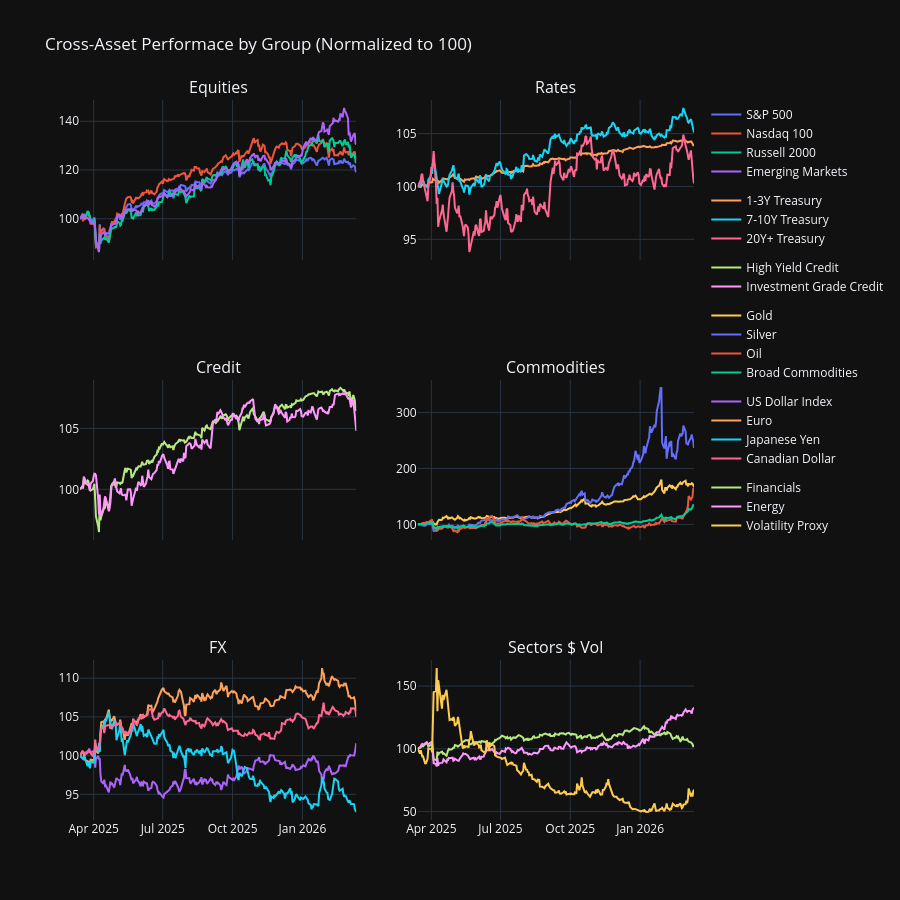

The code cell stored with this chart in its notebook:
### Code cell
#Grouping assets for cleaner charts
groups = {
    'Equities': ['SPY', 'QQQ', 'IWM', 'EEM'],
    'Rates': ['SHY', 'IEF', 'TLT'],
    'Credit': ['HYG', 'LQD'],
    'Commodities': ['GLD', 'SLV', 'USO', 'PDBC'],
    'FX': ['UUP', 'FXE', 'FXY', 'FXC'],
    'Sectors $ Vol': ['XLF', 'XLE', 'VIXY']
}

#Create a subplot for each group
fig = make_subplots(
    rows = 3, cols = 2,
    subplot_titles = list(groups.keys()),
    shared_xaxes = True
)

#Define row and column positions for each group
positions = [(1,1), (1,2), (2,1), (2,2), (3,1), (3,2)]

#loop through each group and add lines
for (row, col), (group_name, group_tickers) in zip(positions, groups.items()):
    for ticker in group_tickers:
        fig.add_trace(
            go.Scatter(
                x = normalized.index,
                y = normalized[ticker],
                name = tickers[ticker],
                mode = 'lines',
                legendgroup = group_name,
                showlegend = True
            ),
            row=row, col=col
        )

#style chart
fig.update_layout(
    height = 900,
    title = 'Cross-Asset Performace by Group (Normalized to 100)',
    template = 'plotly_dark',
    hovermode = 'x unified'
)

fig.show()

### Figure 1 — Plotly figure (JSON) as saved in the notebook; plotly's stock layout.template omitted (floating-point values rounded to 4 significant figures; data arrays with more than 128 entries replaced by an {"elided": "..."} marker saying what was removed)
{"data": [{"legendgroup": "Equities", "mode": "lines", "name": "S&P 500", "showlegend": true, "type": "scatter", "x": {"elided": "251 str values"}, "xaxis": "x", "y": {"elided": "251 float values"}, "yaxis": "y"}, {"legendgroup": "Equities", "mode": "lines", "name": "Nasdaq 100", "showlegend": true, "type": "scatter", "x": {"elided": "251 str values"}, "xaxis": "x", "y": {"elided": "251 float values"}, "yaxis": "y"}, {"legendgroup": "Equities", "mode": "lines", "name": "Russell 2000", "showlegend": true, "type": "scatter", "x": {"elided": "251 str values"}, "xaxis": "x", "y": {"elided": "251 float values"}, "yaxis": "y"}, {"legendgroup": "Equities", "mode": "lines", "name": "Emerging Markets", "showlegend": true, "type": "scatter", "x": {"elided": "251 str values"}, "xaxis": "x", "y": {"elided": "251 float values"}, "yaxis": "y"}, {"legendgroup": "Rates", "mode": "lines", "name": "1-3Y Treasury", "showlegend": true, "type": "scatter", "x": {"elided": "251 str values"}, "xaxis": "x2", "y": {"elided": "251 float values"}, "yaxis": "y2"}, {"legendgroup": "Rates", "mode": "lines", "name": "7-10Y Treasury", "showlegend": true, "type": "scatter", "x": {"elided": "251 str values"}, "xaxis": "x2", "y": {"elided": "251 float values"}, "yaxis": "y2"}, {"legendgroup": "Rates", "mode": "lines", "name": "20Y+ Treasury", "showlegend": true, "type": "scatter", "x": {"elided": "251 str values"}, "xaxis": "x2", "y": {"elided": "251 float values"}, "yaxis": "y2"}, {"legendgroup": "Credit", "mode": "lines", "name": "High Yield Credit", "showlegend": true, "type": "scatter", "x": {"elided": "251 str values"}, "xaxis": "x3", "y": {"elided": "251 float values"}, "yaxis": "y3"}, {"legendgroup": "Credit", "mode": "lines", "name": "Investment Grade Credit", "showlegend": true, "type": "scatter", "x": {"elided": "251 str values"}, "xaxis": "x3", "y": {"elided": "251 float values"}, "yaxis": "y3"}, {"legendgroup": "Commodities", "mode": "lines", "name": "Gold", "showlegend": true, "type": "scatter", "x": {"elided": "251 str values"}, "xaxis": "x4", "y": {"elided": "251 float values"}, "yaxis": "y4"}, {"legendgroup": "Commodities", "mode": "lines", "name": "Silver", "showlegend": true, "type": "scatter", "x": {"elided": "251 str values"}, "xaxis": "x4", "y": {"elided": "251 float values"}, "yaxis": "y4"}, {"legendgroup": "Commodities", "mode": "lines", "name": "Oil", "showlegend": true, "type": "scatter", "x": {"elided": "251 str values"}, "xaxis": "x4", "y": {"elided": "251 float values"}, "yaxis": "y4"}, {"legendgroup": "Commodities", "mode": "lines", "name": "Broad Commodities", "showlegend": true, "type": "scatter", "x": {"elided": "251 str values"}, "xaxis": "x4", "y": {"elided": "251 float values"}, "yaxis": "y4"}, {"legendgroup": "FX", "mode": "lines", "name": "US Dollar Index", "showlegend": true, "type": "scatter", "x": {"elided": "251 str values"}, "xaxis": "x5", "y": {"elided": "251 float values"}, "yaxis": "y5"}, {"legendgroup": "FX", "mode": "lines", "name": "Euro", "showlegend": true, "type": "scatter", "x": {"elided": "251 str values"}, "xaxis": "x5", "y": {"elided": "251 float values"}, "yaxis": "y5"}, {"legendgroup": "FX", "mode": "lines", "name": "Japanese Yen", "showlegend": true, "type": "scatter", "x": {"elided": "251 str values"}, "xaxis": "x5", "y": {"elided": "251 float values"}, "yaxis": "y5"}, {"legendgroup": "FX", "mode": "lines", "name": "Canadian Dollar", "showlegend": true, "type": "scatter", "x": {"elided": "251 str values"}, "xaxis": "x5", "y": {"elided": "251 float values"}, "yaxis": "y5"}, {"legendgroup": "Sectors $ Vol", "mode": "lines", "name": "Financials", "showlegend": true, "type": "scatter", "x": {"elided": "251 str values"}, "xaxis": "x6", "y": {"elided": "251 float values"}, "yaxis": "y6"}, {"legendgroup": "Sectors $ Vol", "mode": "lines", "name": "Energy", "showlegend": true, "type": "scatter", "x": {"elided": "251 str values"}, "xaxis": "x6", "y": {"elided": "251 float values"}, "yaxis": "y6"}, {"legendgroup": "Sectors $ Vol", "mode": "lines", "name": "Volatility Proxy", "showlegend": true, "type": "scatter", "x": {"elided": "251 str values"}, "xaxis": "x6", "y": {"elided": "251 float values"}, "yaxis": "y6"}], "layout": {"annotations": [{"font": {"size": 16}, "showarrow": false, "text": "Equities", "x": 0.225, "xanchor": "center", "xref": "paper", "y": 1, "yanchor": "bottom", "yref": "paper"}, {"font": {"size": 16}, "showarrow": false, "text": "Rates", "x": 0.775, "xanchor": "center", "xref": "paper", "y": 1, "yanchor": "bottom", "yref": "paper"}, {"font": {"size": 16}, "showarrow": false, "text": "Credit", "x": 0.225, "xanchor": "center", "xref": "paper", "y": 0.6111, "yanchor": "bottom", "yref": "paper"}, {"font": {"size": 16}, "showarrow": false, "text": "Commodities", "x": 0.775, "xanchor": "center", "xref": "paper", "y": 0.6111, "yanchor": "bottom", "yref": "paper"}, {"font": {"size": 16}, "showarrow": false, "text": "FX", "x": 0.225, "xanchor": "center", "xref": "paper", "y": 0.2222, "yanchor": "bottom", "yref": "paper"}, {"font": {"size": 16}, "showarrow": false, "text": "Sectors $ Vol", "x": 0.775, "xanchor": "center", "xref": "paper", "y": 0.2222, "yanchor": "bottom", "yref": "paper"}], "height": 900, "hovermode": "x unified", "title": {"text": "Cross-Asset Performace by Group (Normalized to 100)"}, "xaxis": {"anchor": "y", "domain": [0, 0.45], "matches": "x5", "showticklabels": false}, "xaxis2": {"anchor": "y2", "domain": [0.55, 1], "matches": "x6", "showticklabels": false}, "xaxis3": {"anchor": "y3", "domain": [0, 0.45], "matches": "x5", "showticklabels": false}, "xaxis4": {"anchor": "y4", "domain": [0.55, 1], "matches": "x6", "showticklabels": false}, "xaxis5": {"anchor": "y5", "domain": [0, 0.45]}, "xaxis6": {"anchor": "y6", "domain": [0.55, 1]}, "yaxis": {"anchor": "x", "domain": [0.7778, 1]}, "yaxis2": {"anchor": "x2", "domain": [0.7778, 1]}, "yaxis3": {"anchor": "x3", "domain": [0.3889, 0.6111]}, "yaxis4": {"anchor": "x4", "domain": [0.3889, 0.6111]}, "yaxis5": {"anchor": "x5", "domain": [0, 0.2222]}, "yaxis6": {"anchor": "x6", "domain": [0, 0.2222]}}}
